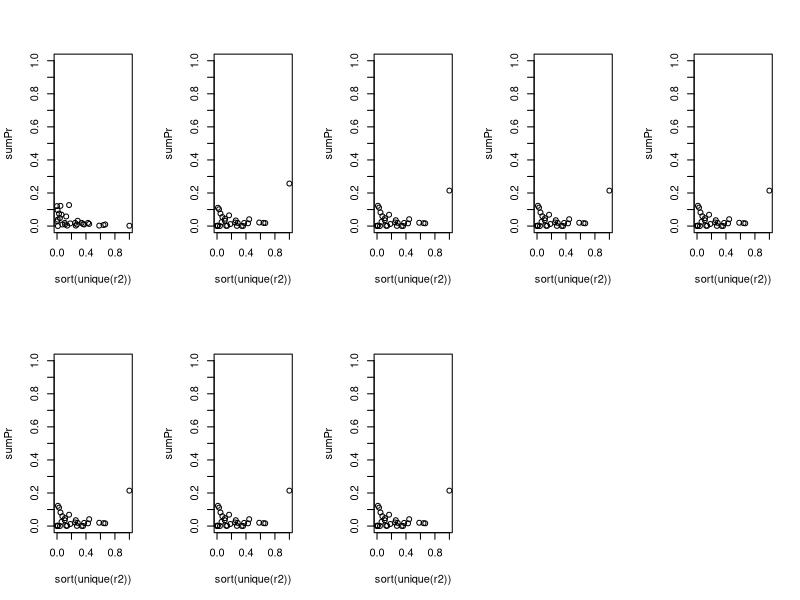
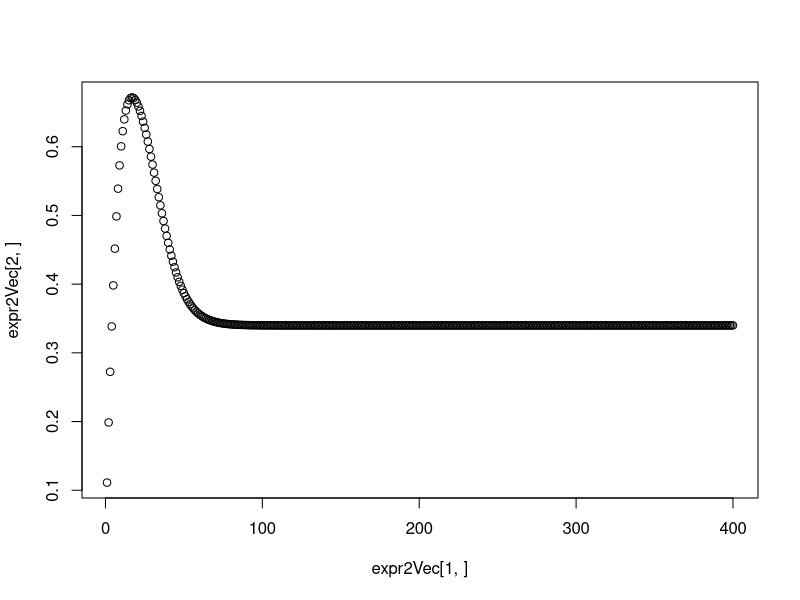

These figures' R source, in order:
# Input parameters
Ne = 5								    #effective population size
u = 0.0025								#mutation rate
r = 0.01								#recombination rate
nGenerations = 400						#number of generations of random mating
interval = 50							#output frequency


# Setting up the matrices
n = 2*Ne								#there are 2*Ne gamets in the population
x = matrix(ncol=4,nrow=0)				#x stores all combinations of 4 haplotypes possible with n gametes 
for (i in 0:n){
	for (j in 0:(n-i)){
		for (k in 0:(n-i-j)){
			l = n-i-j-k
			x = rbind(x,c(i,j,k,l))
		}
	}
}
	
# Possibilities of mutations	
a = (1-u)*(1-u)							#no mutation and locus 1 abd no mutation at locus 1
b = (1-u)*u								#mutation at one locus
c = u*u								    #mutation at both locci
	
Mu = matrix(nrow=4,ncol=4,				#possibilities to get a haplotype given mutation
	                c(a,b,b,c,			#00 can come without mutations, from single mutation in 01, from single mutation in 10, from 2 mutations in 11
	                  b,a,c,b,			#01 can come from single mutation in 00, without mutations in 01 ,from 2 mutations in 10, from single mutation in 11 
	                  b,c,a,b,			#10 can come from single mutation in 00, from 2 mutations in 01, without mutations in 10 ,from single mutation in 11 
	                  c,b,b,a),byrow=T) #11 from 2 mutations in 00, from single mutation in 01, from single mutation in 10, without mutations 11
	                  
sizeX = nrow(x)							#number of combinations
A = matrix(nrow=sizeX,ncol=sizeX)
nMinus1Inv = 1/(n-1)
rsqr = c()    
for (i in 1:sizeX){ 
	   
    x00 = x[i,1]						#count for 00 haplotype from x matrix
    x01 = x[i,2]						#count for 01 haplotype from x matrix
    x10 = x[i,3]						#count for 10 haplotype from x matrix
    x11 = x[i,4]						#count for 11 haplotype from x matrix
    p00 = x00/n							#probability for 00 haplotype from x matrix
    p01 = x01/n							#probability for 01 haplotype from x matrix
    p10 = x10/n							#probability for 10 haplotype from x matrix
    p11 = x11/n							#probability for 11 haplotype from x matrix
    
    p1 = p10 + p11						#total probability of 1 at locus 1
    p2 = p01 + p11						#total probability of 1 at locus 2
    cov = p11 - p1*p2					#covariance between the locci
    rsqr = c(rsqr,cov^2/(p1*(1-p1)*p2*(1-p2))) #squared correlation between the locci
 
# Adding recombinations 
    p.recomb = c(p00*(1-r) + r*nMinus1Inv*( p00*(x00-1 + x10) + p01*(x00   + x10) ),	#00 can come from 00 without recombination, from recombination of 00 with 00 or 10, recombination of 01 with 00 or 10		
                 p01*(1-r) + r*nMinus1Inv*( p00*(x01   + x11) + p01*(x01-1 + x11) ),	#01 can come from 01 without recombination, from recombination of 00 with 01 or 11, recombination of 01 with 01 or 11
                 p10*(1-r) + r*nMinus1Inv*( p10*(x10-1 + x00) + p11*(x10   + x00) ),	#10 can come from 10 without recombination, from recombination of 10 with 10 or 00, recombination of 11 with 10 or 00
                 p11*(1-r) + r*nMinus1Inv*( p10*(x11   + x01) + p11*(x11-1 + x01) )	      #11 can come form 11 without recombination, from recombination of 10 with 11 or 01, recombination of 11 with 11 or 01
                )

#putting together mutations and recombinations				
    p.mut = Mu%*%p.recomb
    #print(x[i,])
    #print(p.mut)

#getting multinomial probabilities for all possible combinations of haplotypes
#transform matrx 286*286 -----> A%*%P to get new P in new generation, p is a vectot of 286 elements    
    for (j in 1:sizeX){
    	A[j,i] = dmultinom(x[j,],prob=p.mut,size=n)
    }
}

#Getting transition matrix probabilities, starting with equal probabilities for all haplotypes
p = c()
for (i in 1:sizeX){
	p = c(p,dmultinom(x[i,],prob=c(1,1,1,1),size=n))
}


count = interval
quartz(1)
par(mfrow=c(2,5))
expr2Vec = c();
for (i in 1:nGenerations){
		data = cbind(rsqr,p)
		data=data[complete.cases(data),]	#exclude the combinations where there is no segregation at both loci
		r2=round(data[,1],4)
		probs = data[,2]/sum(data[,2])	    #standardize probabilities to sum to one for segregating locci
		cat("generation",i,"\n")
		sumPr = by(probs,r2,sum)	#summing probabilities for given rsq
		res =cbind(sort(unique(r2)),as.matrix(sumPr)[,1])
		expr2=sum(as.matrix(res[,1]*res[,2])[,1]) #expected rsq is weighted mean of rsqs
		print(expr2)
		expr2Vec = cbind(expr2Vec,c(i,expr2))	#storing expected rsq for plotting
	if (count==interval){
		plot(sort(unique(r2)),sumPr,yaxp=c(0,1,10),ylim=c(0,1)) #plotting rsq for generations determined by interval
		count = 0 
	}
	count = count + 1
	p = A%*%p			 #recalculating new probabilities every generation										
}
cat("generation",nGenerations,"\n")
print(cbind(x,rsqr,p))		#output with haplotype combination,rsq and probability									

quartz(2)
windows(2)
plot(expr2Vec[1,],expr2Vec[2,]) #plotting expected rsq every generation  

          							